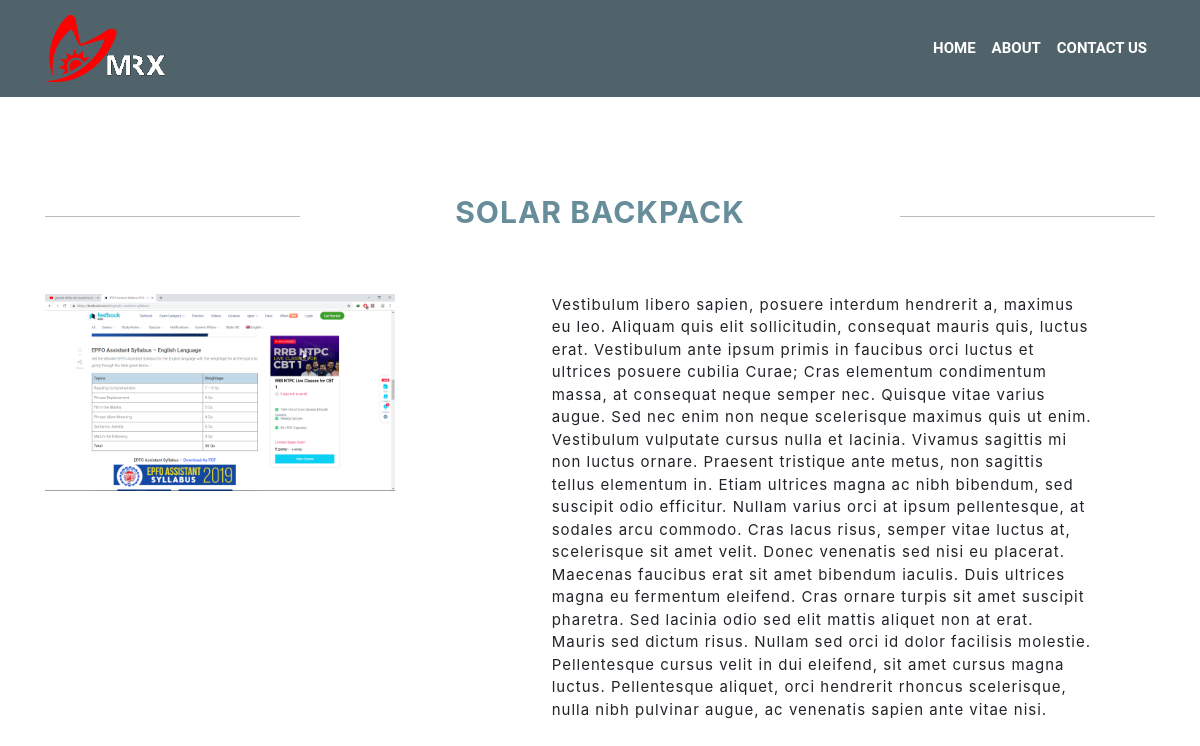
The page /productDetails.php?id=4 on the database its author committed.
### tables this page shows
CREATE TABLE `products` (
  `id` int(10) NOT NULL,
  `img` varchar(150) NOT NULL,
  `title` varchar(50) NOT NULL,
  `description` varchar(5000) NOT NULL
);

### productDetails.php (the view, shortened to what this page needs)
<?php include 'admin/connection.php';
	$id = $_GET["id"];
	$sql = "SELECT * FROM products WHERE id = '$id'";
	$result = $conn->query($sql);
	if ($result->num_rows == 1) {
		$row = $result->fetch_assoc();
		$title = $row['title'];
		$img = $row['img'];
		$desc = $row['description'];
	}
?>
<!DOCTYPE html>
<html>
<head>
	<link rel="stylesheet" type="text/css" href="css/style.css">
	<link rel="stylesheet" type="text/css" href="css/about.css">
	<link href="https://unpkg.com/aos@2.3.1/dist/aos.css" rel="stylesheet">
	<link rel="stylesheet" href="https://maxcdn.bootstrapcdn.com/bootstrap/4.3.1/css/bootstrap.min.css">
</head>
<body>
		<nav class="navbar navbar-expand-md fixed-top headersetting" id="header-nav">
			<div class="container">
				<a href="index.php" class="navbar-brand" data-aos="fade-down"><img src="img/logo.png" id="logo"></a>
				<div class="collapse navbar-collapse text-center" id="collapsenavbar" data-aos="fade-down">
					<ul class="navbar-nav ml-auto">
						<li class="nav-item">
							<a href="index.php" class="nav-link text-white" id="navlink1">HOME</a>
						</li>
						<li class="nav-item">
							<a href="about.html" class="nav-link text-white" id="navlink2">ABOUT</a>
						</li>
						<li class="nav-item">
							<a href="contactUs.html" class="nav-link text-white" id="navlink3">CONTACT US</a>
						</li>
					</ul>
				</div>
			</div>
		</nav>
	<section class="container text-center aboutcompany">
		<div class="row frow">
			<div class="col-lg-3 col-md-3 col-sm-12 col-10 d-block m-auto">
				<hr>
			</div>
			<div class="col-lg-6 col-md-6 col-sm-12 col-10 d-block m-auto">
				<h1 data-aos="fade-down"><?php echo $title; ?></h1>
			</div>
			<div class="col-lg-3 col-md-3 col-sm-12 col-10 d-block m-auto">
				<hr>
			</div>
		</div>
		<div class="row srow" style="padding-bottom: 12.5%">
			<div class="col-lg-4 col-md-4 col-sm-12 col-10 d-block mr-auto">
				<div data-aos="fade-right" data-aos-duration="500">
					<img src="<?php echo 'admin/'.$img; ?>">
				</div>
			</div>
			<div class="col-lg-6 col-md-6 col-sm-12 col-10 d-block m-auto" data-aos="fade-left" data-aos-duration="500">
				<p><?php echo $desc; ?></p>
			</div>
		</div>
	</section>
</body>
</html>

### css/style.css (style rules this page uses)
body { font-family: Raleway, Arial, Helvetica, sans-serif; }
.headersetting { transition: 0.5s ease; background: transparent; }
li a { font-family: roboto; font-weight: bold; }
hr { background-color: #D0D0D0; border-color: #D0D0D0; color: #D0D0D0; }

### css/about.css (style rules this page uses)
.frow { margin-top: 12.5%; padding-top: 5% }
.srow, .trow, .frrow, .fvrow, .sxrow { padding-top: 5%; text-align: left; }
.srow img { width: 100%; }
.aboutcompany h1 { font-size: 30px; color: #668D99; font-weight: bold; letter-spacing: 1px; }
p { letter-spacing: 1px; font-size: 15px }
ul li { font-size: 15px; font-weight: lighter; color: #50586b }
.headersetting { background-color: #51636A!important; }

### rows shown on the page
products: title "SOLAR BACKPACK", img (picture), description "Vestibulum libero sapien, posuere interdum hendrerit a, maximus eu leo. Aliquam quis elit sollicitudin, consequat mauris quis, luctus erat. Vestibulum ante ipsum primis in faucibus orci luctus et ultrices posuere cubilia Curae; Cras elementum condimentum massa, at consequat neque semper nec. Quisque vitae varius augue. Sed nec enim non neque scelerisque maximus quis ut enim. Vestibulum vulputate cursus nulla et lacinia. Vivamus sagittis mi non luctus ornare. Praesent tristique ante metus, non sagittis tellus elementum in. Etiam ultrices magna ac nibh bibendum, sed suscipit odio efficitur. Nullam varius orci at ipsum pellentesque, at sodales arcu commodo. Cras lacus risus, semper vitae…"
